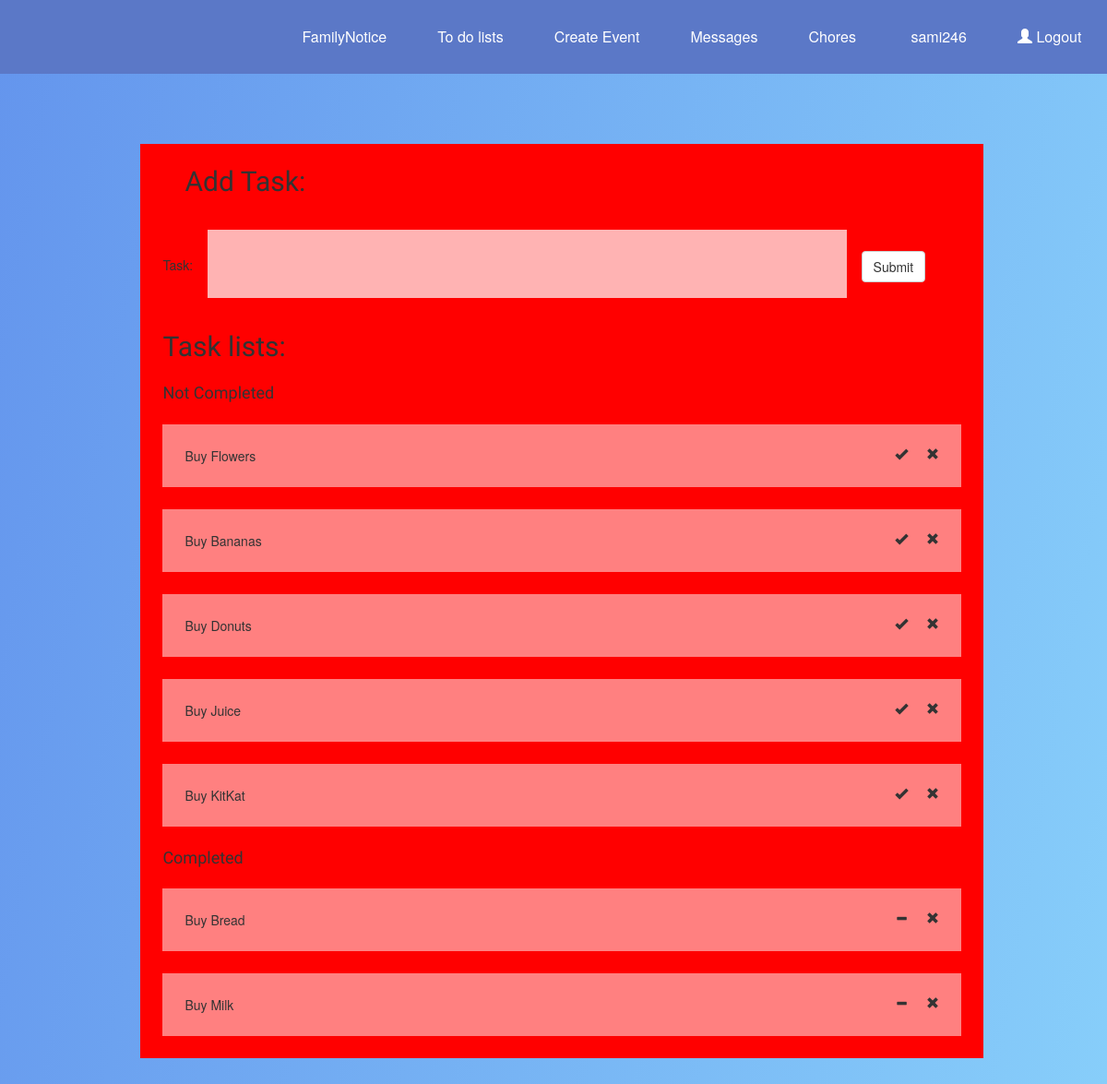
The app's page /tasks/1/ (signed in), older data.
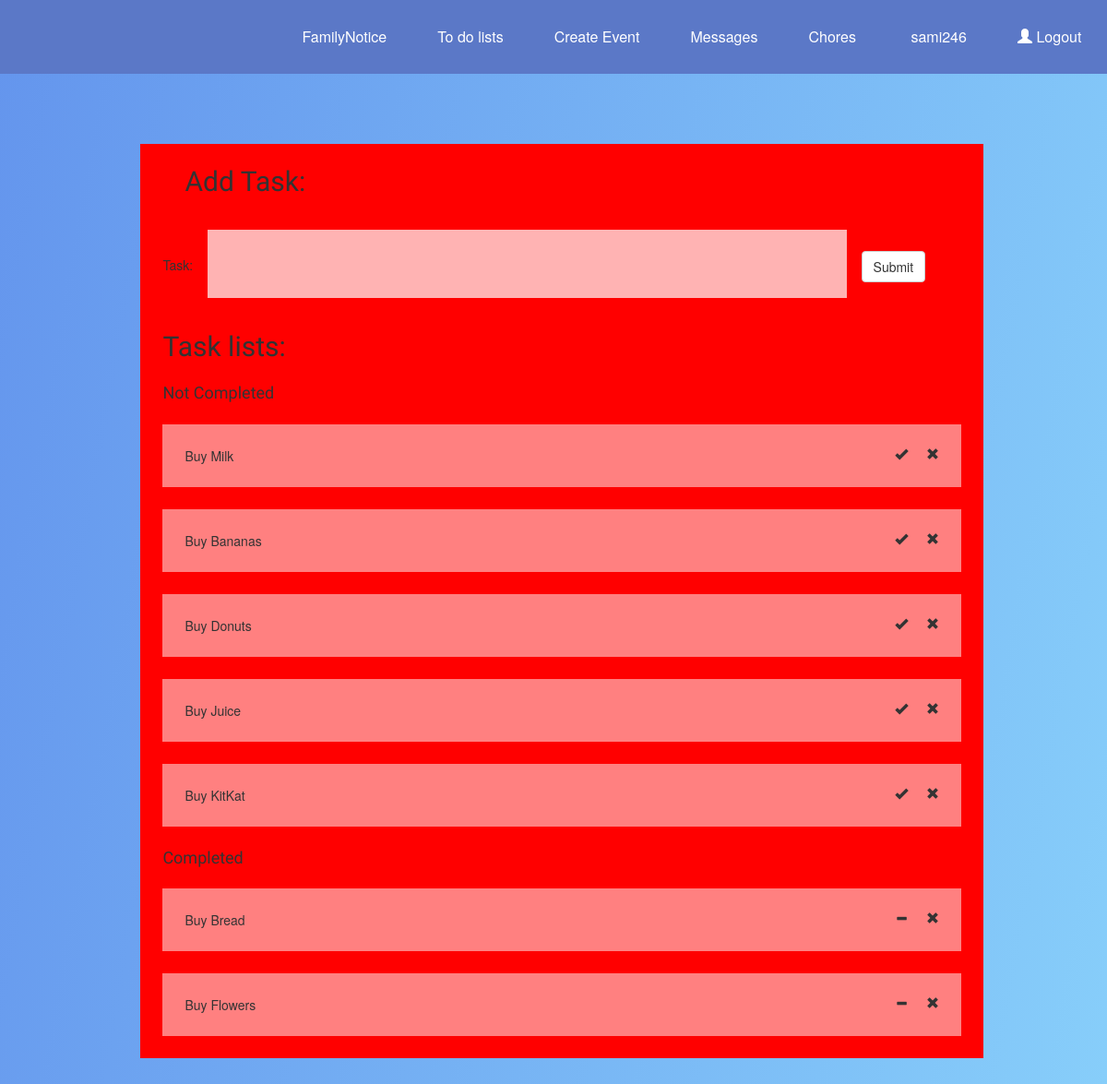
The same page, newer data.
### mainapp/models.py (models this page shows, shortened)
class Task(models.Model):
	name = models.CharField(max_length=30)
	assignTaskTo = models.ForeignKey(Member, on_delete= models.CASCADE, null=True, related_name='assign_task_to', blank=True)
	date = models.DateTimeField(blank=True, null=True)
	description = models.TextField(null=True, blank=True)
	completed = models.BooleanField(default = False)

### mainapp/views.py (the view)
# urls.py: path('tasks/<int:List_id>/', views.tasks , name = 'tasks'),
@login_required
@csrf_exempt
def tasks(request, List_id):
    if request.method == 'POST':
        print("POST NEW TASK")
        newTask = request.POST['TaskName']
        print(newTask)
        list = List.objects.get(pk=List_id)
        print("List:")
        print(list)
        NewTask = Task(
        name=newTask)
        NewTask.save()
        list.task.add(NewTask)
        list.save()
        return JsonResponse({
            'name' : newTask,
            'id' : NewTask.id,
        })
    else:
        print(List_id)
        instance = get_object_or_404(List, pk=List_id)
        print(instance)
        taskSet = instance.task.all()
        permission_serialize= json.loads(serialize('json', taskSet))
        print("i am still working")
        print(permission_serialize)
    return render(request,'mainapp/tasks.html' ,{'tasks' : permission_serialize, 'ListID': List_id})

### mainapp/models.py (called while the page is built)
	def __str__(self):
		return self.nameOfList

### mainapp/templates/mainapp/tasks.html (shortened to what this page needs)
{% extends "mainapp/base.html" %}
{% block content %}
     <div class= "taskcontainer">
       <div class="taskgrid">
       <div class = "taskright">
         <h2> Add Task: </h2>
         <form id="AddTaskForm">
            Task:
            <input type="text" class="AddTaskInput" name="TaskName">
            <button type="button" class="btn btn-default" id= "AddTaskButton" value="{{ListID}}">Submit</button>
          </form>
      </div>
         <div class = "taskleft">
         <h2> Task lists: </h2>
                 <div class="notcomp">
                        <h4> Not Completed </h4>
                          {% for task in tasks %}
                          {% if task.fields.completed == False %}
                          <div class="task{{task.pk}}"id="task">
                          {{task.fields.name}}
                          <i class="glyphicon glyphicon-remove DeleteTaskButton" id="{{task.pk}}"></i>
                          <i class="glyphicon glyphicon-ok CompletedButton" id="{{task.pk}}"></i>
                          </div>
                          {% endif %}
                          {% endfor %}
                  </div>
                  <div class="comp">
                         <h4>Completed </h4>
                         {% for task in tasks %}
                              {% if task.fields.completed == True %}
                             <div class="task{{task.pk}}" id="task">
                                 {{task.fields.name}}
                                 <i class="glyphicon glyphicon-remove DeleteTaskButton" id="{{task.pk}}"></i>
                                 <i class="glyphicon glyphicon-minus CompletedButton" id="{{task.pk}}"></i>
                             </div>
                              {% endif %}
                         {% endfor %}
                 </div>
           </div>
         </div>
     </div>
{% endblock %}

Row changes from the older to the newer data that the page shows:
changed Task "Buy Milk": moves from the list under "Completed" to the list under "Not Completed"
changed Task "Buy Flowers": moves from the list under "Not Completed" to the list under "Completed"
